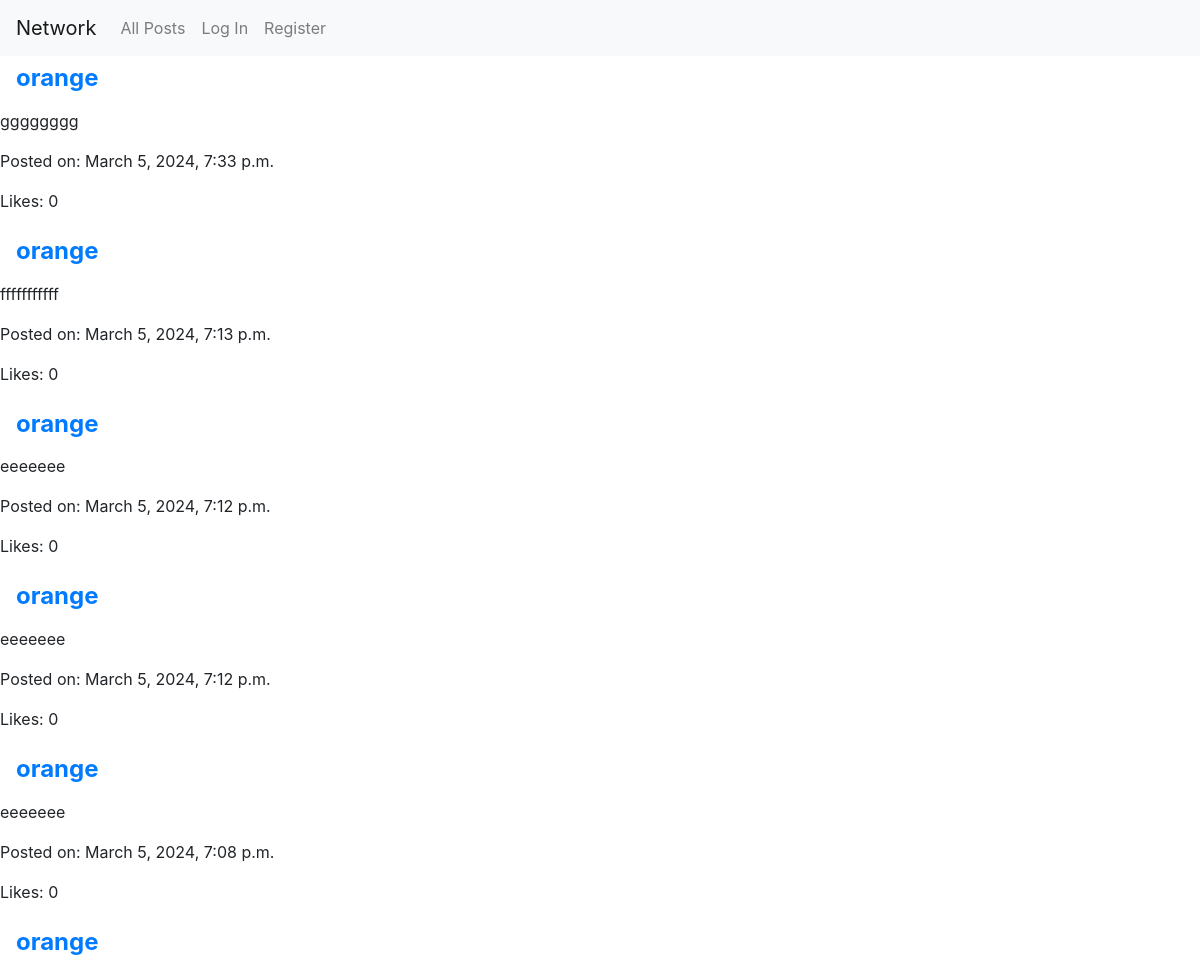
The app's page / (upper part), older data.
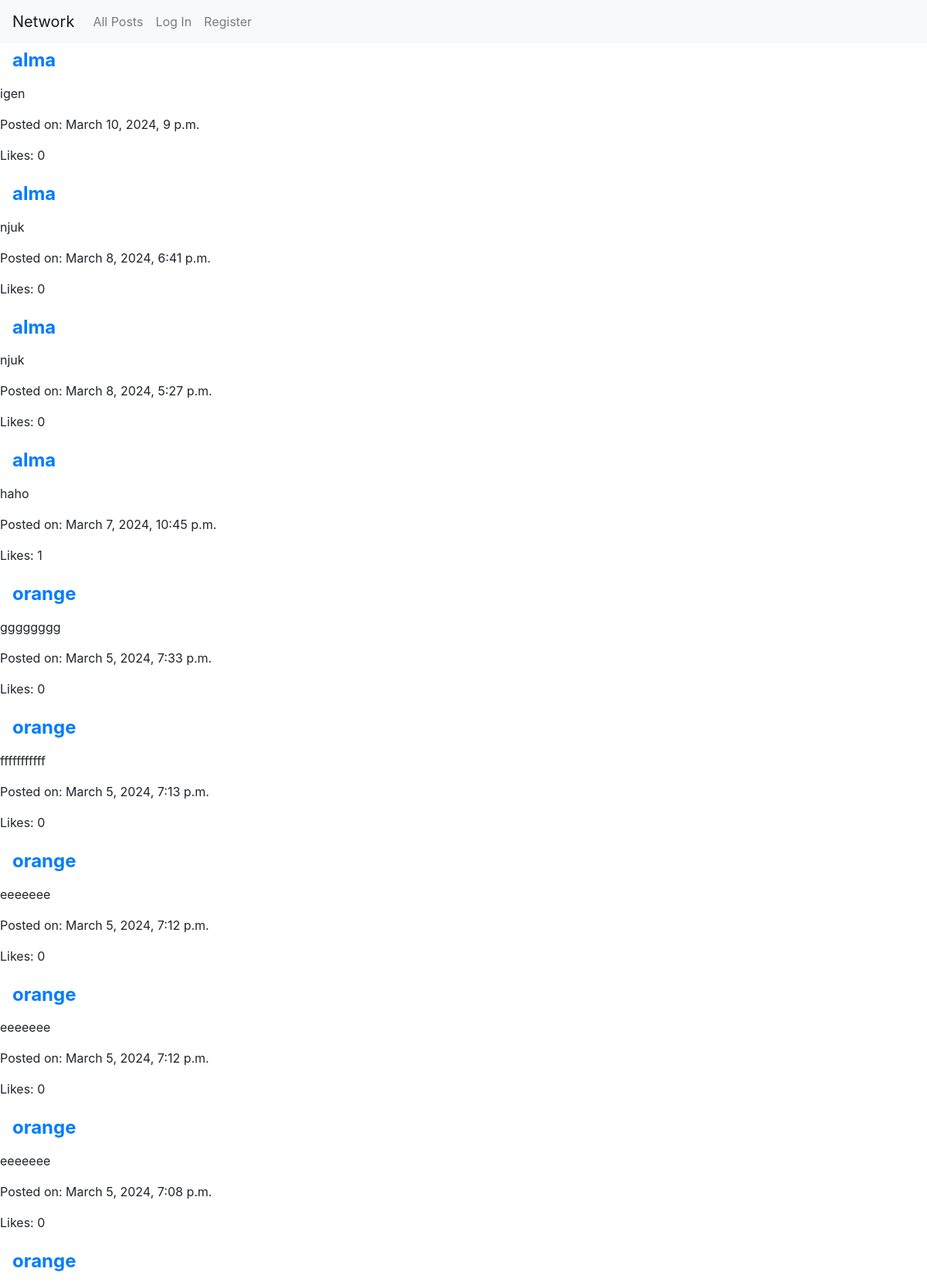
The same page, newer data.
### network/models.py (models this page shows, shortened)
class Post(models.Model):
    user = models.ForeignKey(User, on_delete=models.CASCADE)
    content = models.TextField()
    created_at = models.DateTimeField(auto_now_add=True)
    @property
    def like_count(self):
        return self.like_set.count()

class User(AbstractUser):
    pass

### network/views.py (the view)
# urls.py: path("", views.index, name="index"),
def index(request):
    create_post(request)
    posts = Post.objects.all().order_by("-created_at")
    for post in posts:
        post.is_liked = False
        if request.user.is_authenticated:
            post.is_liked = post.is_liked_by_user(request.user)
    return render(request, "network/index.html", {
        "newPostForm": NewPostForm(),
        "posts": posts
    })

### network/views.py (called while the page is built)
def create_post(request):
    if request.method == "POST":
        form = NewPostForm(request.POST)
        if form.is_valid():
            post = Post(
                user=request.user,
                content=form.cleaned_data["newPost"])
            post.save()
            return HttpResponseRedirect(reverse('index'))

### network/templates/network/index.html (shortened to what this page needs)
{% extends "network/layout.html" %}
{% block body %}
    {% include "network/like.html" %}
{% endblock %}

### network/templates/network/like.html (shortened to what this page needs)
{% for post in posts %}
<div>
    <h4><a class="nav-link" href="{% url 'profile' username=post.user.username %}"><strong>{{ post.user.username }}</strong></a></h4>
    <p>{{ post.content }}</p>
    <p>Posted on: {{ post.created_at }}</p>
    <p id="like-count-{{post.id}}">Likes: {{ post.like_count }}</p>
</div>
{% endfor %}

Row changes from the older to the newer data that the page shows:
added Post: user.username "alma", content "igen", created_at "March 10, 2024, 9 p.m.", like_count "0"
added Post: user.username "alma", content "njuk", created_at "March 8, 2024, 6:41 p.m.", like_count "0"
added Post: user.username "alma", content "njuk", created_at "March 8, 2024, 5:27 p.m.", like_count "0"
added Post: user.username "alma", content "haho", created_at "March 7, 2024, 10:45 p.m.", like_count "1"
